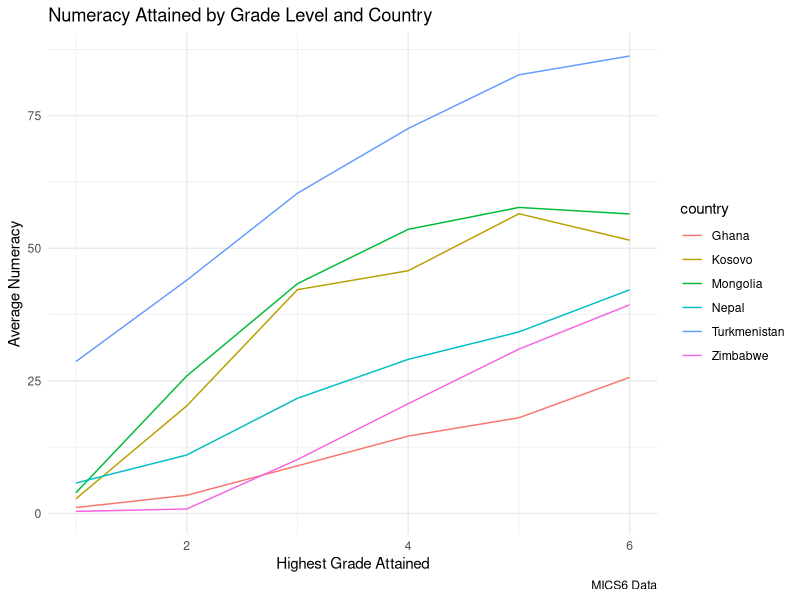

Recreate this plot in R.
## ---- chunk 1
library(tidyverse)
df <- read_csv("data/mics6.csv")

unique(df$highest_grade)
## ---- chunk 2
fourth <- df %>% filter(highest_grade == 4)
  
mean(fourth$numeracy, na.rm = TRUE)
## ---- chunk 3
df %>% 
  group_by(highest_grade) %>% 
  summarise(avg_num = mean(numeracy, na.rm = TRUE))
## ---- chunk 4
(country_grades <- df %>% 
  group_by(country, highest_grade) %>% 
  summarise(avg_num = mean(numeracy, na.rm = TRUE)))
## ---- chunk 5
country_grades <- country_grades %>% 
  mutate(num_pct = avg_num * 100)
## ---- chunk 6
country_grades %>% 
  ggplot(aes(x = highest_grade, y = num_pct, color = country)) + 
    geom_line() + 
    theme_minimal() +
    labs(x = 'Highest Grade Attained',
         y = 'Average Numeracy',
         title = 'Numeracy Attained by Grade Level and Country',
         caption = 'MICS6 Data')
    
